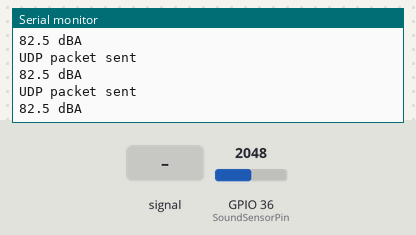
Bench run of a sketch on a simulated ESP32. Parts: the last lines printed to the serial monitor. Inputs (shaded band) come from the test bench; at power-on: GPIO 36 (SoundSensorPin) = 2048. WiFi joins after 1.5 s; servers stay silent unless stated.

Above: at 2.7 s.
2.8 s: GPIO 36 (SoundSensorPin) fed a 200 Hz sine of ±327 counts around its level
At 3.0 s:
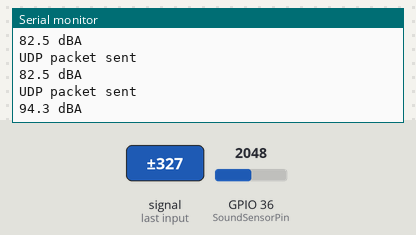
4.3 s: GPIO 36 (SoundSensorPin) set to 2866
At 4.39 s:
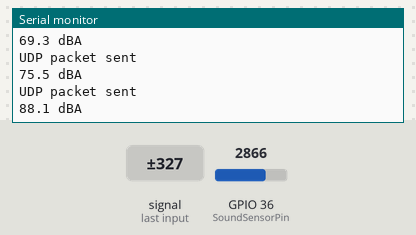
5.8 s: GPIO 36 (SoundSensorPin) fed a 1000 Hz sine of ±1023 counts around its level
At 6.02 s:
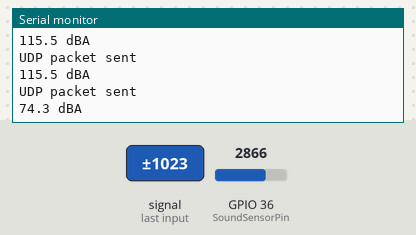
7.3 s: GPIO 36 (SoundSensorPin) set to 3603
At 7.41 s:
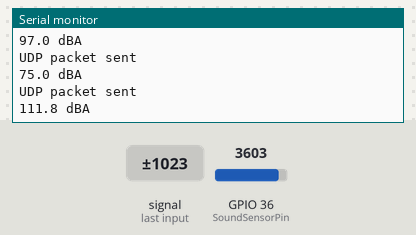
Timing chart, 0 to 9.8 s (numbered marks = the images above; inputs shaded):
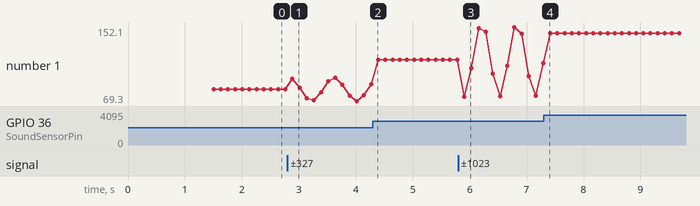

Measured:
- after the input at 2.8 s, the serial monitor: prints a new line after 0.09 s (image 1)
- after the input at 5.8 s, the serial monitor: prints a new line after 0.11 s (image 3)
- plotted number 1: 82.5 → 88.1 after the input at 2.8 s, 88.1 → 115.5 after the input at 4.3 s, 115.5 → 111.8 after the input at 5.8 s, 111.8 → 145.1 after the input at 7.3 s

The sketch:

SoundLevelSensor_SendUDP.ino
```cpp
#include <WiFi.h>
#include <WiFiUdp.h>

#define SoundSensorPin A0  //this pin read the analog voltage from the sound level meter
#define VREF  3.3  //voltage on AREF pin,default:operating voltage

// Replace with your network credentials
const char* ssid = "刘函宁的iPhone";
const char* password = "1234511111";

// IP address and port of the destination
const char* udpAddress = "172.20.10.4";
// Port should be 12315, 12325, 12335
const int udpPort = 12335;

// UDP instance
WiFiUDP udp;

void setup() {
  // Initialize Serial for debugging
  Serial.begin(115200);

  // Connect to Wi-Fi
  WiFi.begin(ssid, password);
  Serial.print("Connecting to Wi-Fi...");

  while (WiFi.status() != WL_CONNECTED) {
    delay(500);
    Serial.print(".");
  }

  Serial.println("Connected to Wi-Fi");
}

void loop() {
  float voltageValue, dbValue;
  voltageValue = analogRead(SoundSensorPin) / 4096.0 * VREF;
  dbValue = voltageValue * 50.0;  //convert voltage to decibel value
  Serial.print(dbValue, 1);
  Serial.println(" dBA");
  delay(125);

  // Message to send
  String message = String(dbValue);

  // Send a UDP packet
  udp.beginPacket(udpAddress, udpPort);
  //udp.write((uint8_t*)message, strlen(message));
  udp.print(message);
  udp.endPacket();

  Serial.println("UDP packet sent");
}
```
